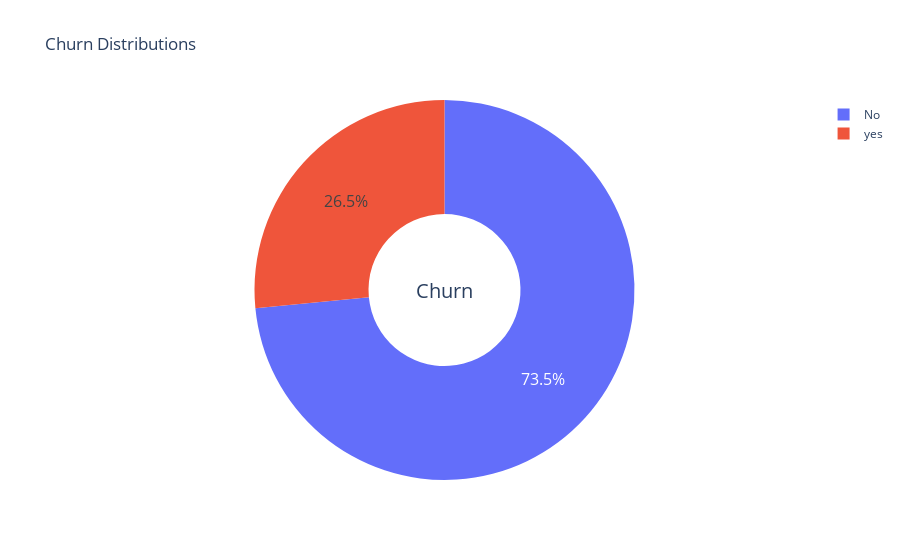

Notebook code for this chart:
### Code cell
type_ = ["No", "yes"]
fig = make_subplots(rows=1, cols=1)

fig.add_trace(go.Pie(labels=type_, values=data['Churn'].value_counts(), name="Churn"))

# Use `hole` to create a donut-like pie chart
fig.update_traces(hole=.4, hoverinfo="label+percent+name", textfont_size=16)

fig.update_layout(
    title_text="Churn Distributions",
    # Add annotations in the center of the donut pies.
    annotations=[dict(text='Churn', x=0.5, y=0.5, font_size=20, showarrow=False)])
fig.show()

### Figure 1 — Plotly figure (JSON) as saved in the notebook; plotly's stock layout.template omitted (floating-point values rounded to 4 significant figures)
{"data": [{"hole": 0.4, "hoverinfo": "label+percent+name", "labels": ["No", "yes"], "name": "Churn", "textfont": {"size": 16}, "type": "pie", "values": [5174, 1869]}], "layout": {"annotations": [{"font": {"size": 20}, "showarrow": false, "text": "Churn", "x": 0.5, "y": 0.5}], "title": {"text": "Churn Distributions"}, "xaxis": {"anchor": "y", "domain": [0, 1]}, "yaxis": {"anchor": "x", "domain": [0, 1]}}}
